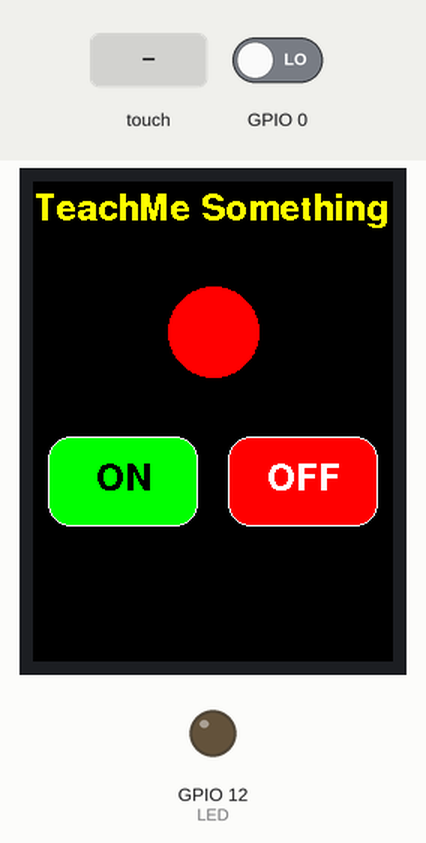
Simulated run of this sketch. Board: ESP32. On the bench: 240×320 colour display, output pins drawn as LEDs (lit = HIGH). The inputs (shaded band) are chosen by the test bench; at power-on: GPIO 0 LOW. Storage starts empty; what the sketch prints to the serial monitor is not drawn.

Above: at 1.5 s.
1.6 s: screen touched at 13 % across, 70 % down
At 2.8 s:
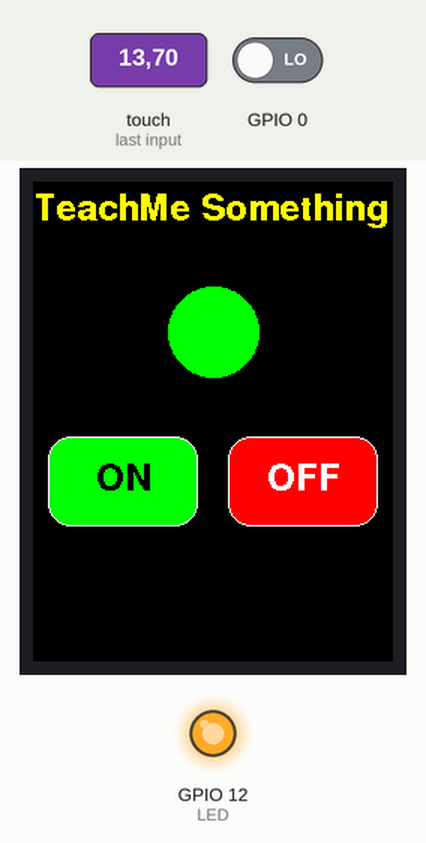
3.2 s: screen touched at 62 % across, 70 % down
At 3.28 s:
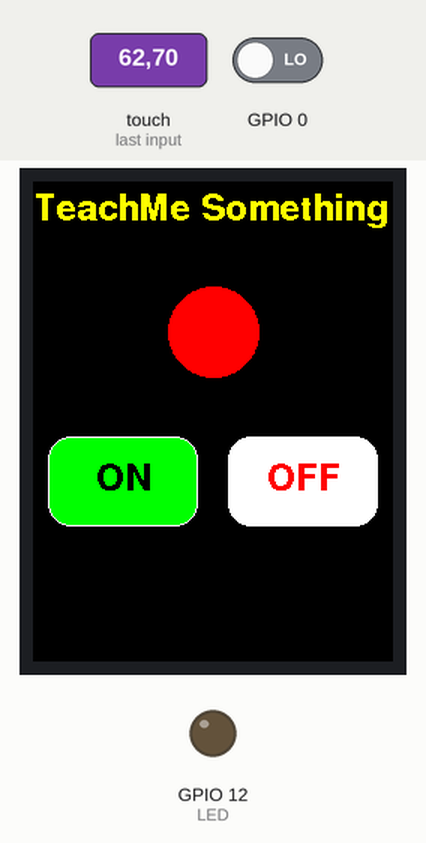
4.8 s: screen touched at 38 % across, 70 % down
At 4.88 s:
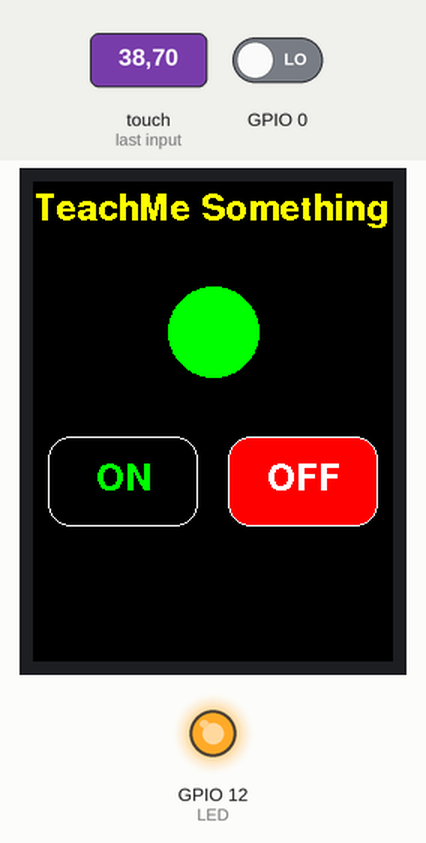
6.4 s: screen touched at 87 % across, 70 % down
At 7.5 s:
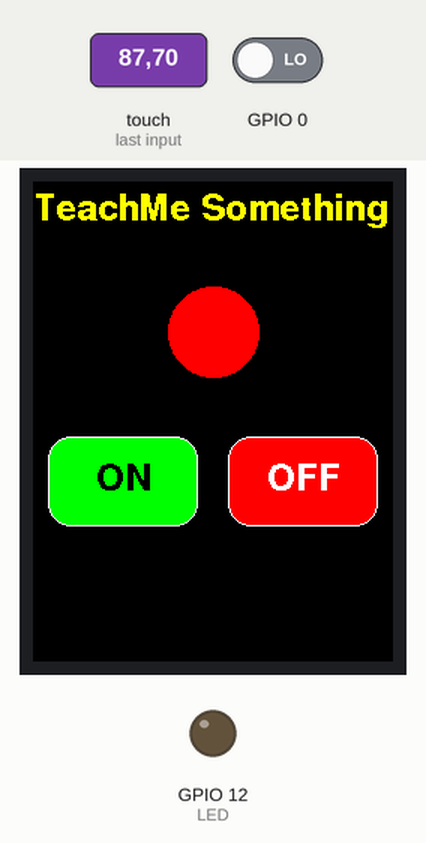
Timing chart, 0 to 9.0 s (numbered marks = the images above; inputs shaded):
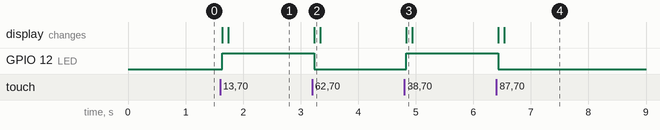

Measured:
- after the input at 1.6 s, GPIO 12 (LED): LOW → HIGH at once; the display: first changes at once (image 1 shows a later state)
- after the input at 3.2 s, GPIO 12 (LED): HIGH → LOW at once; the display: changes at once (image 2)
- after the input at 4.8 s, GPIO 12 (LED): LOW → HIGH at once; the display: changes at once (image 3)
- after the input at 6.4 s, GPIO 12 (LED): HIGH → LOW at once; the display: first changes at once (image 4 shows a later state)

The sketch:

TFT_display_ESP32.ino
```cpp
#include "FS.h"
#include <SPI.h>
#include <TFT_eSPI.h>
TFT_eSPI tft = TFT_eSPI();
#define CALIBRATION_FILE "/TouchCalData1"
#define REPEAT_CAL false
#define LABEL1_FONT &FreeSansOblique12pt7b // Key label font 1
#define LABEL2_FONT &FreeSansBold12pt7b    // Key label font 2
TFT_eSPI_Button ON;
TFT_eSPI_Button OFF;
#define LED 12

void setup()
{
  touch_calibrate();
  Serial.begin(115200);
  tft.init();
  pinMode(LED, OUTPUT);
  pinMode(0, INPUT_PULLDOWN);
  digitalWrite(LED, LOW);
  tft.setRotation(2);

  tft.fillScreen(TFT_BLACK);
  tft.setFreeFont(LABEL2_FONT);
  ON.initButton(&tft, 60, 200, 100, 60, TFT_WHITE, TFT_GREEN, TFT_BLACK, "ON", 1);
  ON.drawButton();
  OFF.initButton(&tft, 180, 200, 100, 60, TFT_WHITE, TFT_RED, TFT_WHITE, "OFF", 1);
  OFF.drawButton();
  tft.fillCircle(120, 100, 30, TFT_RED);
  tft.setCursor(0, 25);
  tft.setTextSize(1);
  tft.setTextColor(TFT_YELLOW);
  tft.print("TeachMe Something");
}

void loop()
{
  static bool recalibrating = false;

  // Check if pin 0 is pressed
  if (digitalRead(0) == LOW && !recalibrating) {
    recalibrating = true; // Avoid repeated recalibration due to debounce
    touch_calibrate();
    recalibrating = false;
  }

  uint16_t t_x = 0, t_y = 0;
  bool pressed = tft.getTouch(&t_x, &t_y);

  if (pressed && ON.contains(t_x, t_y))   ON.press(true);
  else ON.press(false);
  if (pressed && OFF.contains(t_x, t_y))   OFF.press(true);
  else OFF.press(false);
  if(!pressed)
    return;

  if (ON.justPressed())
  {
    ON.drawButton(true);
    tft.fillCircle(120, 100, 30, TFT_GREEN);
    Serial.println("ON Button Pressed");
    digitalWrite(LED, HIGH);
    delay(100);
    ON.drawButton();
  }

  if (OFF.justPressed())
  {
    OFF.drawButton(true);
    tft.fillCircle(120, 100, 30, TFT_RED);
    Serial.println("OFF Button Pressed");
    digitalWrite(LED, LOW);
    delay(100);
    OFF.drawButton();
  }
}

void touch_calibrate()
{
  uint16_t calData[5];
  uint8_t calDataOK = 0;

  // check file system exists
  if (!SPIFFS.begin()) {
    Serial.println("formatting file system");
    SPIFFS.format();
    SPIFFS.begin();
  }

  // check if calibration file exists and size is correct
  if (SPIFFS.exists(CALIBRATION_FILE)) {
    if (REPEAT_CAL)
    {
      // Delete if we want to re-calibrate
      SPIFFS.remove(CALIBRATION_FILE);
    }
    else
    {
      File f = SPIFFS.open(CALIBRATION_FILE, "r");
      if (f) {
        if (f.readBytes((char *)calData, 14) == 14)
          calDataOK = 1;
        f.close();
      }
    }
  }

  if (calDataOK && !REPEAT_CAL) {
    // calibration data valid
    tft.setTouch(calData);
  } else {
    // data not valid so recalibrate
    tft.fillScreen(TFT_BLACK);
    tft.setCursor(20, 0);
    tft.setTextFont(2);
    tft.setTextSize(1);
    tft.setTextColor(TFT_WHITE, TFT_BLACK);

    tft.println("Touch corners as indicated");

    tft.setTextFont(1);
    tft.println();

    if (REPEAT_CAL) {
      tft.setTextColor(TFT_RED, TFT_BLACK);
      tft.println("Set REPEAT_CAL to false to stop this running again!");
    }

    tft.calibrateTouch(calData, TFT_MAGENTA, TFT_BLACK, 15);

    tft.setTextColor(TFT_GREEN, TFT_BLACK);
    tft.println("Calibration complete!");

    // store data
    File f = SPIFFS.open(CALIBRATION_FILE, "w");
    if (f) {
      f.write((const unsigned char *)calData, 14);
      f.close();
    }
  }
}

//------------------------------------------------------------------------------------------
```
